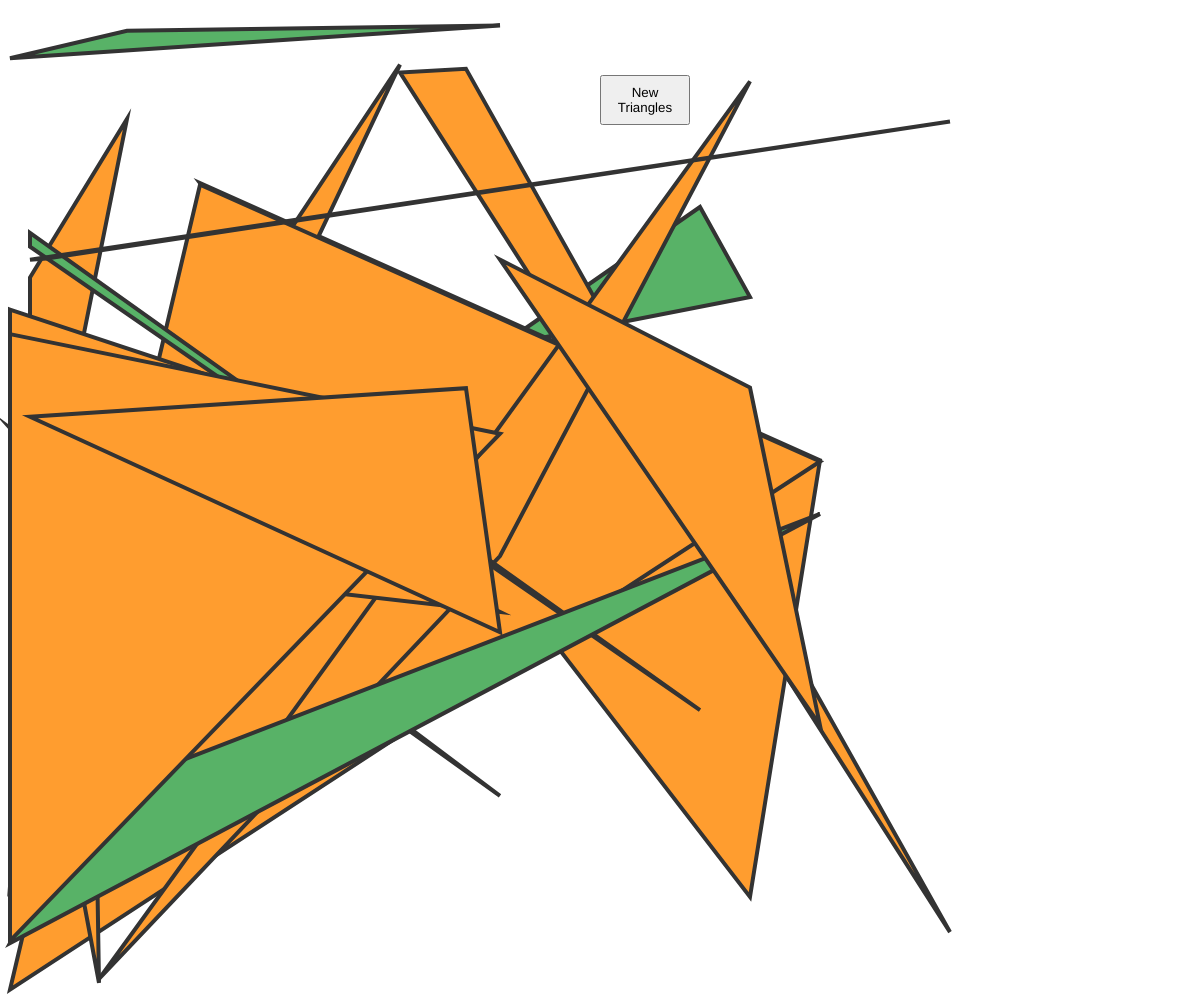
Frame 1 (no input)
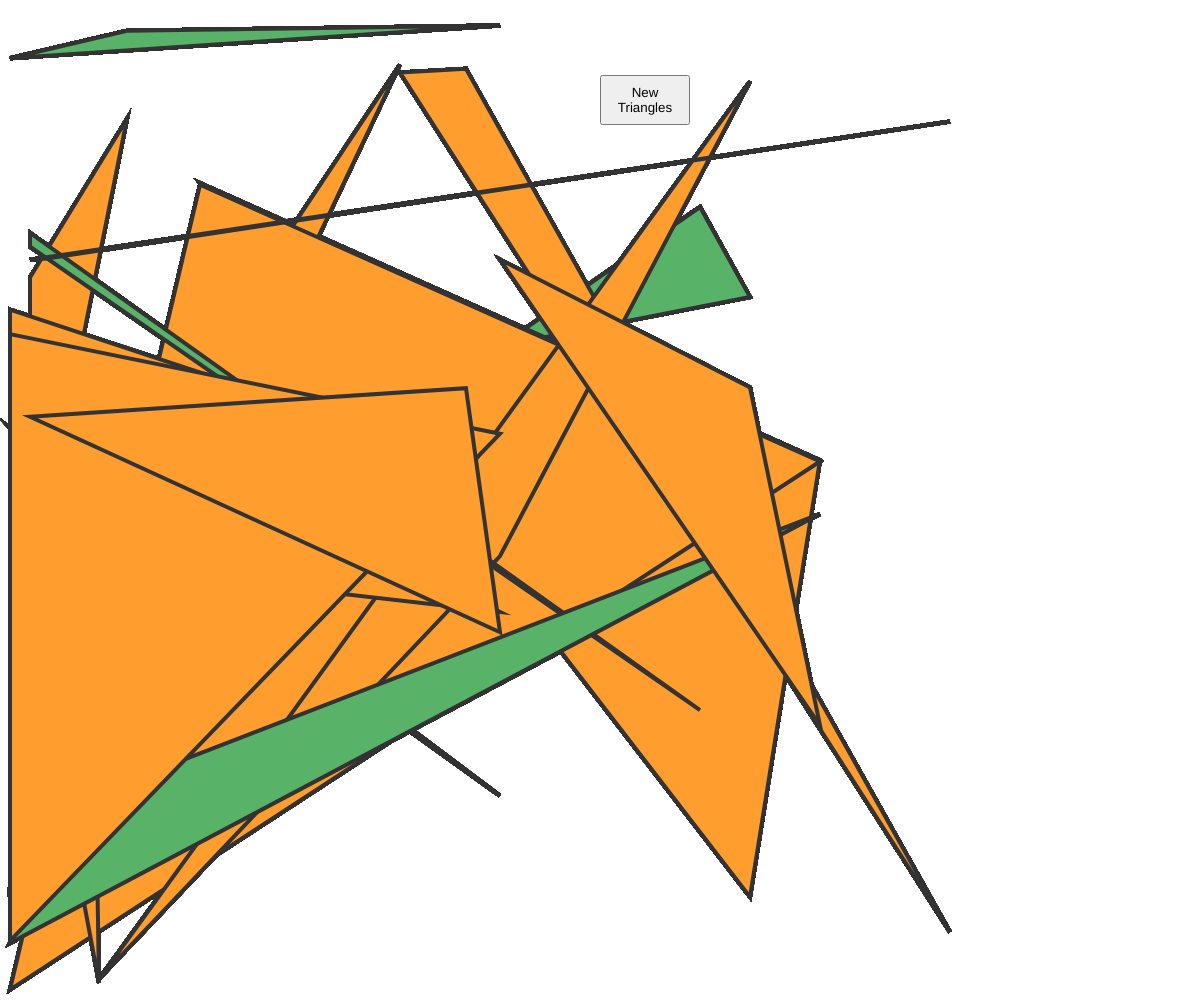
Frame 60 (no input)
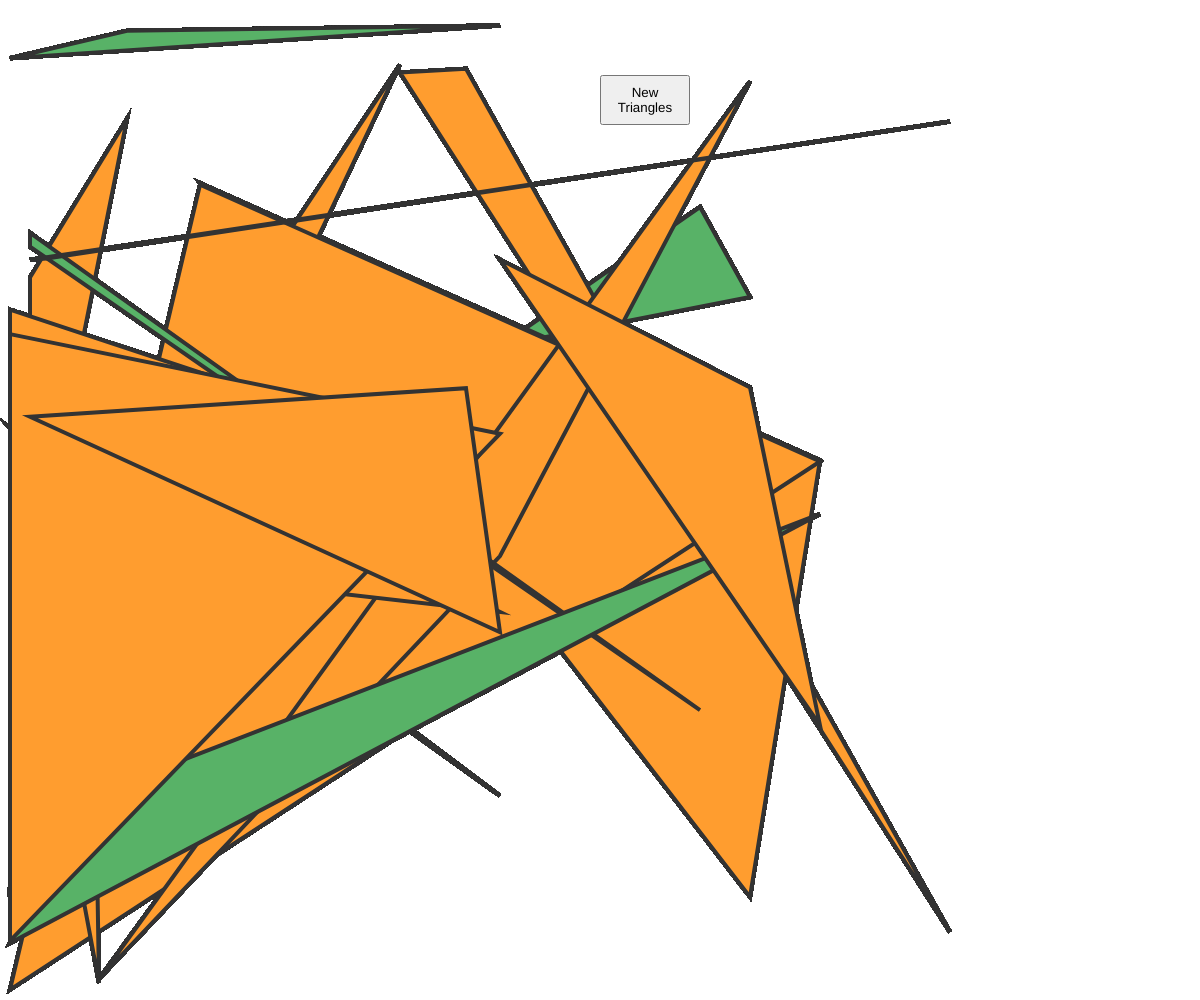
Frame 120 (the mouse pressed at the canvas centre since frame 60)

The p5.js sketch that drew these frames (run headless with seeded random() and noise() and a simulated clock; from frame 60 on, the mouse is pressed at the canvas centre):

// p5.js sketch
// ── sketch.js
var num = 20;
var numX1 = [];
var numY1 = [];
var numSize = [];
var Col = [];
var Tri1_width = [];
var Tri2_width = [];
var Tri3_width = [];
var numX2 = [];
var numY2 = [];
var numX3 = [];
var numY3 = [];
var MyButton;
var ArrayofTriangles = [];

function setup() {
	background(100,50,50);
	createCanvas(windowWidth, windowHeight);
	noStroke();
	Tri1_width = [10, 50, 99, 127, 466, 700, 820]; 
	Tri2_width = [30,90,200,500,950];
	Tri3_width = [10,400,30,750];
	Col = [color(88,178,103), color(89,0,255), color(255,157,47)];
	MyButton = createButton('New Triangles');
  MyButton.position(windowWidth/2, 75);
	MyButton.size(90,50);
	triangles();
  MyButton.mousePressed(setup);
	
	}
	

function draw() { 
	for (var i = 0; i <num; i++){
		ArrayofTriangles[i].display();
			
	}
}
	
	function triangles(){
			for (var i = 0; i <num; i++){
	  	numX1[i] = Tri1_width[floor(random(Tri1_width.length))];
			numY1[i] = random(height);
			numX2[i] = Tri2_width[floor(random(Tri2_width.length))];
			numY2[i] = random(height);
			numX3[i] = Tri3_width[floor(random(Tri3_width.length))];
			numY3[i] = random(height);
			numSize[i] = random(100);
			Col[i] = random(Col);
		var myTri = new trianglesObject(numX1[i],numY1[i],numX2[i],numY2[i],numX3[i],numY3[i],Col[i]);
		ArrayofTriangles[i] = myTri;
			}
	}
		
	function trianglesObject(x1,y1,x2,y2,x3,y3,Col) {
			this.pt1 = [x1,y1]
			this.pt2 = [x2,y2]
			this.pt3 = [x3,y3]
			this.Col = Col
			
			this.display = function() {
			fill(this.Col);
			strokeWeight(4);
			stroke(51);
			triangle(this.pt1[0], this.pt1[1],this.pt2[0], this.pt2[1],this.pt3[0], this.pt3[1]);
			}
				
   }
